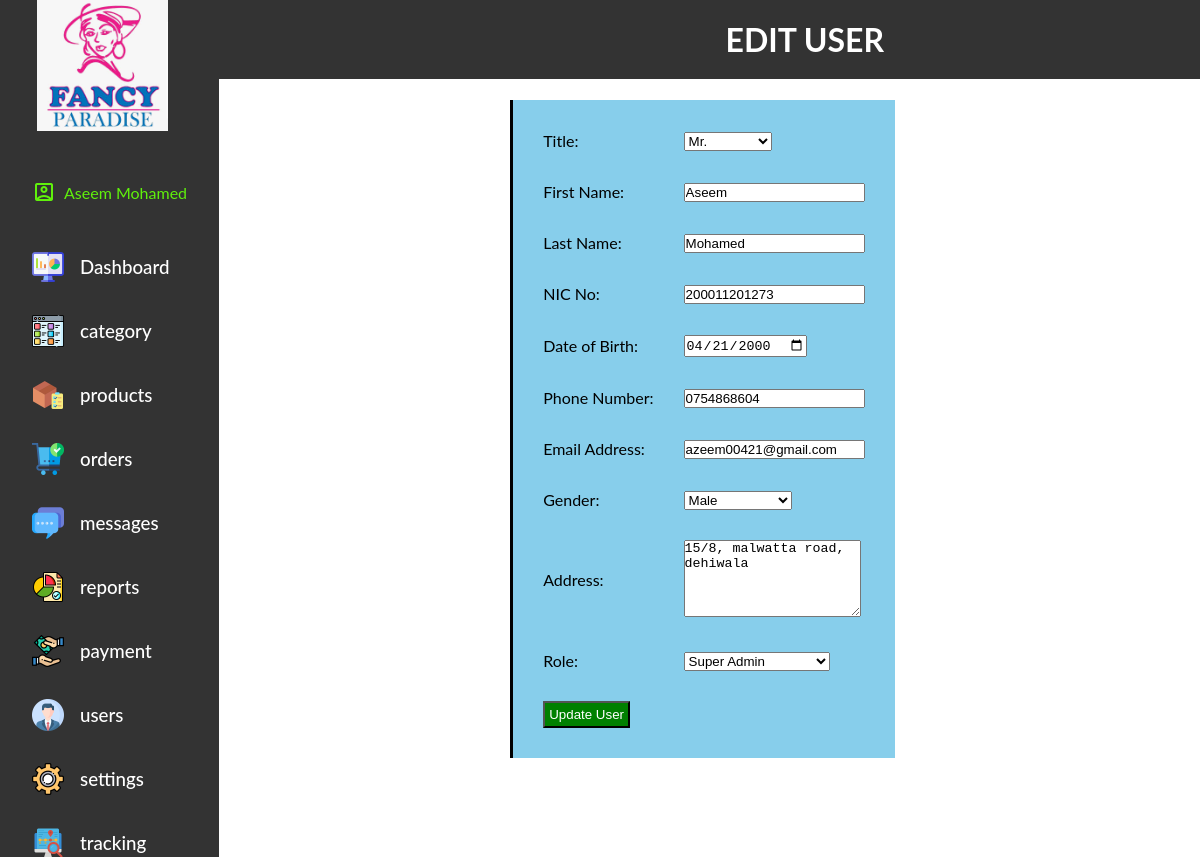
Screenshot of /fancy_paradise/adminpanel/view/edit_user.php?adminuser_id=1 (signed in) with the database file from the repository.
### tables this page shows
CREATE TABLE `tbl_module_role` (
  `module_id` int(11) NOT NULL,
  `role_id` int(11) NOT NULL
);

CREATE TABLE `tbl_module` (
  `module_id` int(11) NOT NULL,
  `name` varchar(50) NOT NULL,
  `image` text NOT NULL
);

### fancy_paradise/adminpanel/view/edit_user.php (the view, shortened to what this page needs)
<?php
include "index.php";
?>
<main>
  <h1 class="sticky">EDIT USER</h1>
  <?php
  $id = $_GET['adminuser_id'];
  $sql = "SELECT * FROM tbl_adminuser WHERE adminuser_id = $id";
  $res = mysqli_query($conn, $sql);
  if ($res == true) {
    $count = mysqli_num_rows($res);
    if ($count == 1) {
      $row = mysqli_fetch_assoc($res);
      $title = $row['title'];
      $firstname = $row['firstname'];
      $lastname = $row['lastname'];
      $nic_number = $row['nic_number'];
      $dob = $row['dob'];
      $tel_number = $row['tel_number'];
      $email = $row['email'];
      $address = $row['address'];
      $gender = $row['gender'];
      $role_id = $row['role_id'];
    } else {
      header('location: ' . SITEURL . 'adminpanel/view/users.php');
      exit();
    }
  }
  ?>
  <div>
    <form action="" method="POST">
      <table>
        <tr>
          <td>Title:</td>
          <td>
            <select name="title" required>
              <option value="Mr." <?php if ($title == 'Mr.') echo 'selected'; ?>>Mr.</option>
            </select>
          </td>
        </tr>
        <tr>
          <td>First Name:</td>
          <td><input type="text" name="firstname" value="<?php echo $firstname; ?>" required></td>
        </tr>
        <tr>
          <td>Last Name:</td>
          <td><input type="text" name="lastname" value="<?php echo $lastname; ?>" required></td>
        </tr>
        <tr>
          <td>NIC No:</td>
          <td><input type="text" name="nic_number" value="<?php echo $nic_number; ?>" required></td>
        </tr>
        <tr>
          <td>Date of Birth:</td>
          <td><input type="date" name="dob" value="<?php echo $dob; ?>" required></td>
        </tr>
        <tr>
          <td>Phone Number:</td>
          <td><input type="text" name="tel_number" value="<?php echo $tel_number; ?>" required></td>
        </tr>
        <tr>
          <td>Email Address:</td>
          <td><input type="email" name="email" value="<?php echo $email; ?>" required></td>
        </tr>
        <tr>
          <td>Gender:</td>
          <td>
            <select name="gender" required>
              <option value="Male" <?php if ($gender == 'Male') echo 'selected'; ?>>Male</option>
            </select>
          </td>
        </tr>
        <tr>
          <td>Address:</td>
          <td><textarea name="address" rows="5" required><?php echo $address; ?></textarea></td>
        </tr>
        <tr>
          <td>Role:</td>
          <td>
            <select name="role_id" required>
              <?php
              $roleSql = "SELECT * FROM tbl_role";
              $roleResult = mysqli_query($conn, $roleSql);
              while ($roleRow = mysqli_fetch_assoc($roleResult)) {
                $roleOption = '<option value="' . $roleRow['role_id'] . '"';
                if ($roleRow['role_id'] == $role_id) {
                  $roleOption .= ' selected';
                }
                $roleOption .= '>' . $roleRow['role_name'] . '</option>';
                echo $roleOption;
              }
              ?>
            </select>
          </td>
        </tr>
        <tr>
          <td colspan="2">
            <input type="submit" name="submit" value="Update User" class="savebtn">
          </td>
        </tr>
      </table>
    </form>
  </div>
</main>
</body>
</html>

### fancy_paradise/adminpanel/view/index.php (shortened to what this page needs)
<?php
include('../model/connection.php');
$roleId = $_SESSION['role_id'];
$sql = "SELECT m.module_id, m.name, mr.role_id
          FROM tbl_module_role AS mr
          INNER JOIN tbl_module AS m ON mr.module_id = m.module_id
          WHERE mr.role_id = $roleId";
$res = mysqli_query($conn, $sql);
$modules = mysqli_fetch_all($res, MYSQLI_ASSOC);
?>
<!DOCTYPE html>
<html>
<head>
	<link rel="stylesheet" href="https://pro.fontawesome.com/releases/v5.10.0/css/all.css">
	<link rel="stylesheet" href="../view/css/index.css">
	<link rel="stylesheet" type="text/css" href="https://cdn.datatables.net/1.11.4/css/jquery.dataTables.css">
	<link rel="stylesheet" type="text/css" href="https://cdn.datatables.net/v/dt/dt-1.12.1/b-2.2.3/b-html5-2.2.3/date-1.1.2/r-2.3.0/datatables.min.css"/>
	<link rel="stylesheet" type="text/css" href="https://cdn.datatables.net/tabletools/2.2.4/css/dataTables.tableTools.css">
	<link href="https://cdnjs.cloudflare.com/ajax/libs/select2/4.0.13/css/select2.min.css" rel="stylesheet" />
</head>
<body>
	<div class="container">
		<aside>
			<div class="top">
				<div class="navigation" id="navigation">
					<a class="dashlogo" href="dashboard.php">
					<img src="assets/logo.jpg" alt="Logo" width="131" height="131">
					</a>
					<div class="user-info">
					<span class="material-icons-outlined">account_box</span>
						<?php echo $_SESSION['firstname']; ?>
						<?php echo $_SESSION['lastname']; ?>
					</div>
					<a class="btn" href="dashboard.php">
					<img src="assets/Module_images/dashboard.png" width="32" height="32">
					<h3>Dashboard</h3>
					</a>
					<?php foreach ($modules as $module) : ?>
						<?php
						$moduleSql = "SELECT image FROM tbl_module WHERE module_id = " . $module['module_id'];
						$moduleRes = mysqli_query($conn, $moduleSql);
						$moduleRow = mysqli_fetch_assoc($moduleRes);
						$module_image = $moduleRow['image'];
						?>
						<a class="btn" href="<?php echo $module['name'] . '.php'; ?>">
							<img src="<?php echo SITEURL; ?>adminpanel/view/assets/Module_images/<?php echo $module_image; ?>" alt="<?php echo $module_image; ?>" width="32" height="32">
							<h3><?php echo $module['name']; ?></h3>
						</a>
					<?php endforeach; ?>
				</div>
			</div>
		</aside>

### fancy_paradise/adminpanel/view/css/index.css (style rules this page uses)
* { margin: 0; padding: 0; list-style: none; text-decoration: none; box-sizing: border-box; }
body { width: 100%; font-family: "Lato", sans-serif; user-select: none; overflow-x: hidden; }
.container { display: grid; width: 100%; grid-template-columns: 12.8rem auto; }
aside .navigation { margin: 0; padding: 0; height: 100%; position: fixed; background-color: #333; overflow: auto; }
aside h3 { font-weight: 500; }
.dashlogo { margin: 2.3rem; align-items: center; position: relative; transition: all 300ms ease; }
.btn { color: white; display: flex; margin: 2rem; gap: 1rem; align-items: center; position: relative; height: 2rem; transition: all 300ms ease; flex-direction: row; }
.user-info { color: rgb(96, 241, 12); display: flex; margin: 2rem; gap: 0.5rem; align-items: center; position: relative; height: 3.3rem; }

### rows the page displays
tbl_module_role: module.image (picture), module.name "category"
tbl_module_role: module.image (picture), module.name "products"
tbl_module_role: module.image (picture), module.name "orders"
tbl_module_role: module.image (picture), module.name "messages"
tbl_module_role: module.image (picture), module.name "reports"
tbl_module_role: module.image (picture), module.name "payment"
tbl_module_role: module.image (picture), module.name "users"
tbl_module_role: module.image (picture), module.name "settings"
tbl_module_role: module.image (picture), module.name "tracking"

### other values shown
$_SESSION['firstname'] "Aseem"
$_SESSION['lastname'] "Mohamed"
form field role_id "Super Admin"
